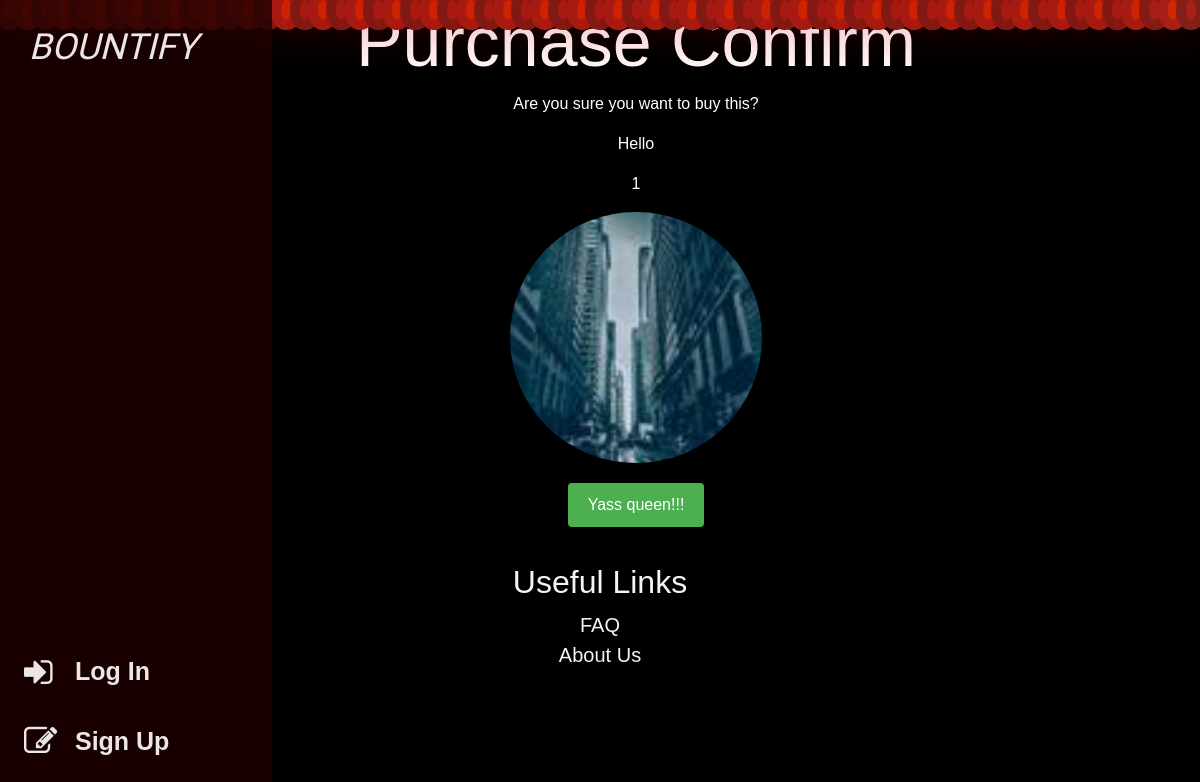
Screenshot of /purchase/1 with the database file from the repository.
### app/models.py (models this page shows)
class Sell(db.Model):
    sid = db.Column(db.Integer, primary_key=True)
    uid = db.Column(db.Integer, db.ForeignKey('user.uid')) #who is selling the item
    user = db.relationship('User', backref='sell')
    price = db.Column(db.Integer)
    title = db.Column(db.String(100))
    img = db.Column(db.String(100), nullable=False)
    desc = db.Column(db.String(1000))
    sold = db.Column(db.String(100), default="Unsold") #changes to user logged in who bought it
    timestamp = db.Column(db.DateTime(timezone=True), default=func.now())
    flag = db.Column(db.String(100))
    com_num = db.Column(db.Integer, default = 0)

### app/routes.py (the view)
@routes.route('/purchase/<int:sid>')
def purchase(sid):
    post_wanted = Sell.query.filter_by(sid=sid).first()
    print(post_wanted)
    return render_template("purchase.html", post_wanted = post_wanted, user=current_user)

### app/templates/purchase.html (shortened to what this page needs)
{% extends "base.html" %}
{% block content %}
<div class="post-container text-center">
    <head>
        <head>
        </head>
    </head>
    <body>
        <h1>Purchase Confirm</h1>
        <p>Are you sure you want to buy this?</p>
        <p>{{post_wanted.title}}</p>
        <p>{{post_wanted.price}}</p>
        <img src="{{ url_for('static', filename='/images/sellpics/' + post_wanted.img) }}" class="avatar" alt="avatar" width="25px" height="25px">
        <form action="{{ url_for('routes.purchase_confirmation', sid=post_wanted.sid) }}" method="POST">
            <input type="submit" value="Yass queen!!!" class="purchase-btn">
        </form>
    </body>
</div>
{% endblock %}

### app/static/css/main-style.css (style rules this page uses)
* { box-sizing: border-box; margin: 0; padding: 0; }
:root { --primary-color: #f5433a; --variant-color: #ffcc40; --light-color: #f4f4f6; --dark-color: #111; --bg-col: rgb(71, 0, 0); }
body { font-family: "Poppins", sans-serif; font-size: 16px; line-height: 1.5; background-color: #111; cursor: url("../images/lightsaber.png"), auto; }
h1 { font-size: 70px; }
.post-container { width: 90%; margin-left: 6rem; }
.avatar { width: 15.7rem; height: 15.7rem; border-radius: 50%; overflow: hidden; object-fit: cover; object-position: center; }

### app/templates/purchase.html (style rules this page uses)
body { color: white; background-color: black; font-family: Arial, sans-serif; }
form { margin: 20px; }
input[type="submit"] { background-color: #4CAF50; color: white; padding: 10px 20px; border: none; border-radius: 4px; cursor: pointer; font-size: 16px; }

### rows the page displays
Sell: title "Hello", price "1", img (picture)
